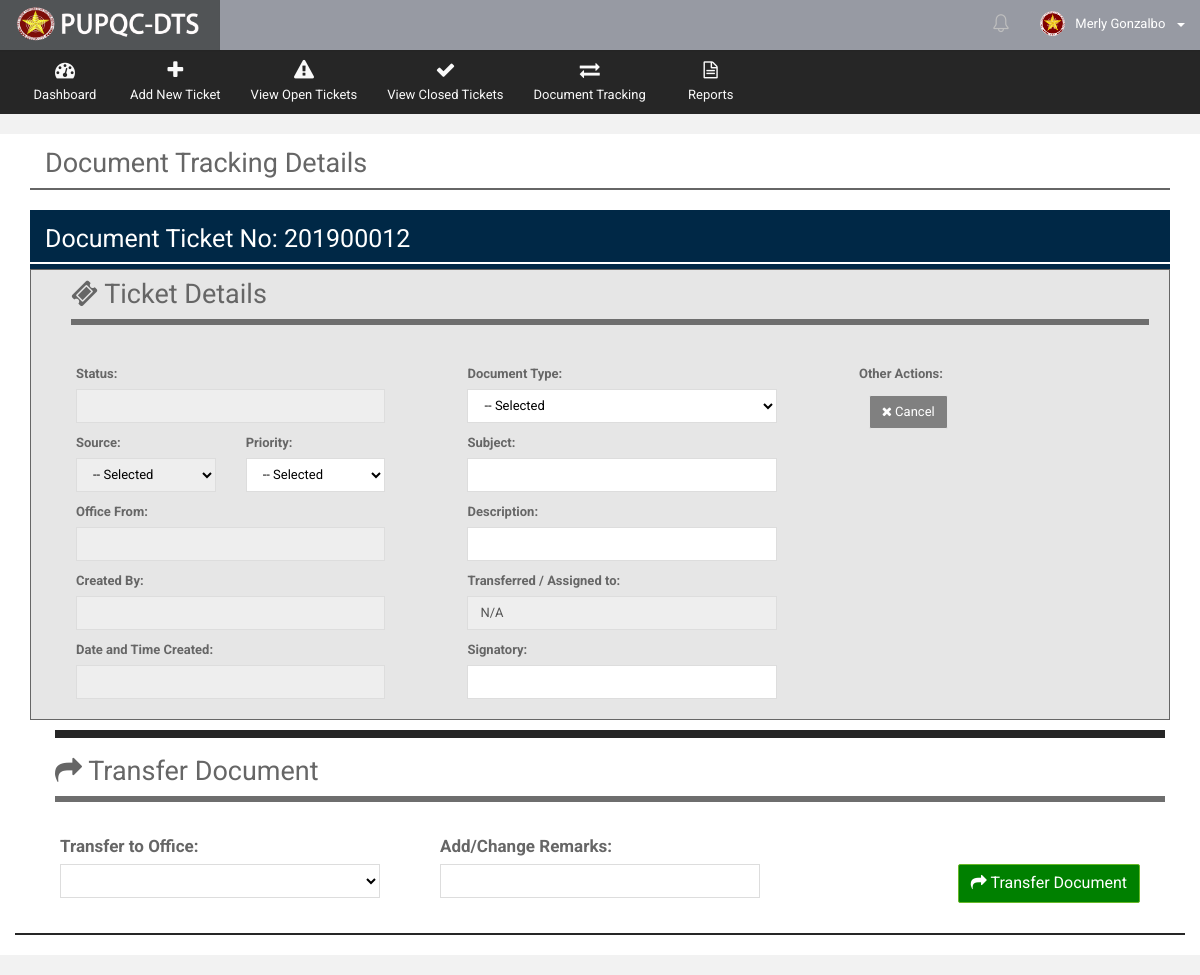
The page /Web/Department/views/open_ticket_review.php?getID=201900012 (signed in) on the database as committed earlier.
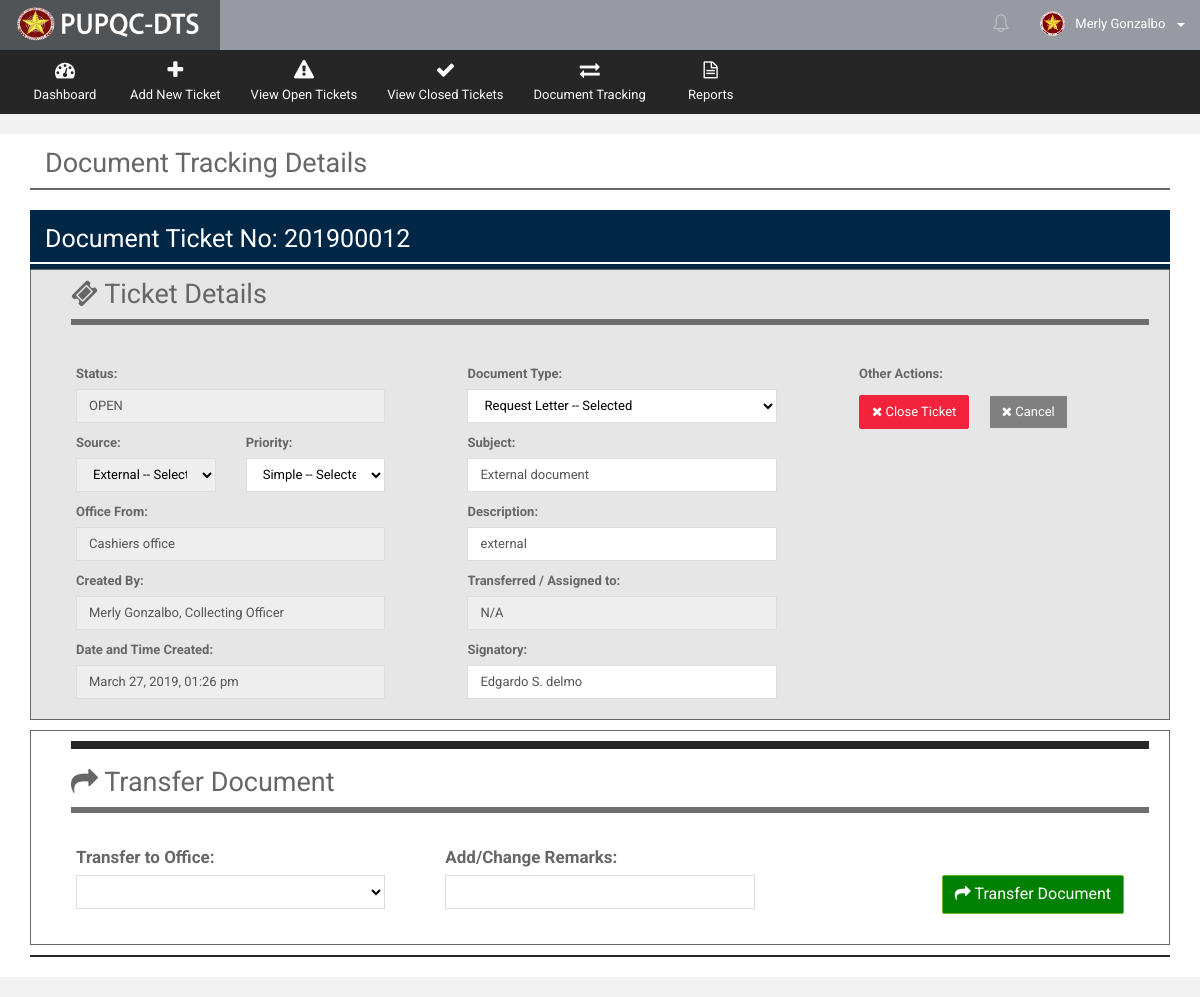
The same page on the database as committed later.
### tables this page shows
CREATE TABLE `t_document_track` (
  `docu_tr_ID` int(10) NOT NULL,
  `docu_tr_ticket_no` varchar(255) NOT NULL,
  `docu_tr_doctype` int(10) NOT NULL,
  `docu_tr_sourcetype` int(10) NOT NULL,
  `docu_tr_ext_source_desc` varchar(255) DEFAULT NULL,
  `docu_tr_prioritytype` int(10) NOT NULL,
  `docu_tr_count_date_process` varchar(10) NOT NULL,
  `docu_tr_from_office` int(10) NOT NULL,
  `docu_tr_to_office` int(10) DEFAULT NULL,
  `docu_tr_subject` varchar(255) NOT NULL,
  `docu_tr_desc` varchar(255) NOT NULL,
  `docu_tr_closing_remarks` varchar(255) DEFAULT NULL,
  `docu_tr_remarks` varchar(255) DEFAULT NULL,
  `docu_tr_asignatory` varchar(255) NOT NULL,
  `docu_tr_createdby` int(10) NOT NULL,
  `docu_tr_receiver` int(10) DEFAULT NULL,
  `docu_tr_sender` int(10) DEFAULT NULL,
  `docu_tr_closedby` int(10) DEFAULT NULL,
  `docu_tr_reopenedby` int(10) DEFAULT NULL,
  `docu_tr_receiving_stat` varchar(30) DEFAULT NULL,
  `docu_tr_date_create` date NOT NULL,
  `docu_tr_time_create` time NOT NULL,
  `docu_tr_date_sent` date DEFAULT NULL,
  `docu_tr_time_sent` time DEFAULT NULL,
  `docu_tr_date_received` date DEFAULT NULL,
  `docu_tr_time_received` time DEFAULT NULL,
  `docu_tr_date_done` date DEFAULT NULL,
  `docu_tr_time_done` time DEFAULT NULL,
  `docu_tr_date_reopened` date DEFAULT NULL,
  `docu_tr_time_reopened` time DEFAULT NULL,
  `docu_tr_status` varchar(20) NOT NULL DEFAULT 'OPEN',
  `docu_tr_overdue_stat` varchar(10) NOT NULL DEFAULT 'NO',
  `docu_tr_action` varchar(30) NOT NULL,
  `docu_tr_notif_stat` bit(1) NOT NULL DEFAULT b'1',
  `docu_tr_disp_stat` bit(1) NOT NULL DEFAULT b'1'
);

CREATE TABLE `r_source_type` (
  `source_ID` int(10) NOT NULL,
  `source_desc` varchar(50) NOT NULL,
  `source_stat` bit(1) NOT NULL DEFAULT b'1',
  `source_timestamp` datetime NOT NULL DEFAULT CURRENT_TIMESTAMP
);

CREATE TABLE `r_priority_type` (
  `priority_ID` int(10) NOT NULL,
  `priority_desc` varchar(50) NOT NULL,
  `priority_date_count` int(10) NOT NULL,
  `priority_stat` bit(1) NOT NULL DEFAULT b'1',
  `priority_timestamp` datetime NOT NULL DEFAULT CURRENT_TIMESTAMP
);

CREATE TABLE `r_office` (
  `office_ID` int(10) NOT NULL,
  `office_name` varchar(200) NOT NULL,
  `office_stat` bit(1) NOT NULL DEFAULT b'1',
  `office_timestamp` datetime NOT NULL DEFAULT CURRENT_TIMESTAMP
);

CREATE TABLE `t_employees` (
  `emp_ID` int(10) NOT NULL,
  `emp_lastname` varchar(100) NOT NULL,
  `emp_middlename` varchar(100) DEFAULT NULL,
  `emp_firstname` varchar(100) NOT NULL,
  `emp_office` int(10) NOT NULL,
  `emp_position` varchar(50) NOT NULL,
  `emp_picture` varchar(255) DEFAULT 'default.png',
  `emp_active_flag` bit(1) NOT NULL DEFAULT b'1',
  `emp_mod_date` datetime NOT NULL DEFAULT CURRENT_TIMESTAMP
);

CREATE TABLE `r_document_type` (
  `docutype_ID` int(10) NOT NULL,
  `docutype_desc` varchar(50) NOT NULL,
  `docutype_stat` bit(1) NOT NULL DEFAULT b'1',
  `docutype_timestamp` datetime NOT NULL DEFAULT CURRENT_TIMESTAMP
);

### Web/Department/views/get_view_details_docu_ticket.php (called while the page is built, shortened)
<?php
    include("../../../db_con.php");
    $view_query = mysqli_query($connection,"SELECT * FROM `t_document_track` AS DOCU
                                                   INNER JOIN `t_accounts` AS ACC
                                                   INNER JOIN `t_employees` AS EMP
                                                   INNER JOIN `r_document_type` AS TYPE
                                                   INNER JOIN `r_source_type` AS SRC
                                                   INNER JOIN `r_priority_type` AS PRIO
                                                   ON DOCU.docu_tr_createdby = ACC.acc_empID
                                                   and ACC.acc_empID = EMP.emp_ID
                                                   and TYPE.docutype_ID = DOCU.docu_tr_doctype
                                                   and SRC.source_ID = DOCU.docu_tr_sourcetype
                                                   and PRIO.priority_ID = DOCU.docu_tr_prioritytype
                                                   WHERE DOCU.docu_tr_ticket_no = '$docu_ticketno'");
    while($row = mysqli_fetch_array($view_query))
    {
        $docu_tr_ID = $row["docu_tr_ID"];
        $docu_tr_subject = $row["docu_tr_subject"];
        $docu_tr_desc = $row["docu_tr_desc"];
        $docu_tr_from_office = $row["docu_tr_from_office"];
        $docu_tr_status = $row["docu_tr_status"];
        $docu_tr_asignatory = $row["docu_tr_asignatory"];
        $docu_tr_createdby = $row["docu_tr_createdby"];
        $docutype_desc = $row['docutype_desc'];
        $source_desc = $row["source_desc"];
        $priority_desc = $row["priority_desc"];
        $docu_tr_typeID = $row['docu_tr_doctype'];
        $source_ID = $row["docu_tr_prioritytype"];
        $priority_ID = $row["docu_tr_sourcetype"];
        $docu_tr_date_create = new datetime($row["docu_tr_date_create"]);
        $docu_tr_time_create = new datetime($row["docu_tr_time_create"]);
        $date_create = $docu_tr_date_create->format('F d, Y');
        $time_create = $docu_tr_time_create->format('h:i a');
        $DTcreate = $date_create.', '.$time_create;
    }
    $getoffice_creator = mysqli_query($connection, "SELECT * FROM `r_office`
                                                    WHERE office_ID = '$docu_tr_from_office'");
    while($create_off_row = mysqli_fetch_array($getoffice_creator))
    {
      $created_office_name = $create_off_row["office_name"];
    }
      $getcreator = mysqli_query($connection, "SELECT * FROM `t_employees` AS EMP
                                                      INNER JOIN `r_office` AS OFF
                                                      ON EMP.emp_office = OFF.office_ID
                                                      INNER JOIN `t_accounts` AS ACC
                                                      ON ACC.acc_empID = EMP.emp_ID
                                              WHERE EMP.emp_ID = '$docu_tr_createdby'");
       while($creator_row = mysqli_fetch_array($getcreator))
       {
         $creator_fname = $creator_row["emp_firstname"];
         $creator_lname = $creator_row["emp_lastname"];
         $creator_position = $creator_row["emp_position"];
         $creator_compname = $creator_fname.' '.$creator_lname;
         $creator_disp = $creator_compname.', '.$creator_position;
       }
?>

### Web/Department/views/open_ticket_review.php (the view, shortened to what the changed rows need)
<?php
    include("../utilities/Header.php");
    include("../utilities/Notification.php");
    include("../utilities/Tables.php");
    if (isset($_GET['getID']))
    {
        $docu_ticketno = $_GET['getID'];
    }
?>
      <div class="wrapper row-offcanvas row-offcanvas-left">
       <div class="content">
          <section class="main-content">
             <div class="col-md-12">
               <div class="col-md-12">
                 <h2 style="margin-top: 15px">Document Tracking Details</h2>
               </div>
             </div>
            <?php include("../functionalities/ticket_num_generator.php");?>
            <div class="row" style="background-color: white">
              <div class="col-md-12">
                <div class="box-info">
                  <div class="col-md-12">
                    <?php include("get_view_details_docu_ticket.php");?>
                    <form action="../functionalities/document_tracking.php" method="POST">
                      <div class="col-md-12" style="background-color: #e6e6e6; border: 1px solid">
                          <div class="col-md-12" style="margin: 10px">
                              <h2><i class="fa fa-ticket"></i>   Ticket Details</h2>
                          </div>
                          <div class="col-md-4" style="margin-bottom: 10px; margin-right: 2%; ">
                               <div class="col-md-12" style="margin-bottom: 10px">
                                  <label><b>Status:</b></label>
                                  <input type="text" class="form-control" name="docu_status" value="<?php echo $docu_tr_status;?>" readonly/>
                               </div>
                               <div class="col-md-6" style="margin-bottom: 10px">
                                  <label><b>Source:</b></label>
                                  <select name="docu_sourcetypeID" class="form-control" style="color: black;" readonly>
                                     <option value="<?php echo $source_ID;?>" selected readonly><?php echo $source_desc;?> -- Selected</option>
                                  </select>
                               </div>
                               <div class="col-md-6" style="margin-bottom: 10px">
                                  <label><b>Priority:</b></label>
                                  <select  name="docu_priotypeID" class="form-control" style="color: black;">
                                    <option value="<?php echo $priority_ID?>" selected readonly><?php echo $priority_desc;?> -- Selected</option>
                                  </select>
                               </div>
                               <div class="col-md-12" style="margin-bottom: 10px">
                                  <label><b>Office From:</b></label>
                                  <input type="text" class="form-control" name="docu_off_fr" value="<?php echo $created_office_name;?>" readonly/>
                               </div>
                               <div class="col-md-12" style="margin-bottom: 10px">
                                  <label><b>Created By:</b></label>
                                  <input type="text" class="form-control" name="docu_createdby"  value="<?php echo $creator_disp;?>" readonly/>
                               </div>
                               <div class="col-md-12" style="margin-bottom: 10px">
                                  <label><b>Date and Time Created:</b></label>
                                  <input type="text" class="form-control" name="docu_date_created" value="<?php echo $DTcreate;?>" readonly/>
                               </div>
                          </div>
                          <div class="col-md-4" style="margin-bottom: 10px; margin-right: 2%; ">
                               <div class="col-md-12" style="margin-bottom: 10px">
                                  <label><b>Document Type:</b></label>
                                  <select  name="docu_docutypeID" class="form-control" style="color: black;">
                                     <option value="<?php echo $docu_tr_typeID;?>" selected readonly><?php echo $docutype_desc;?> -- Selected</option>
                                  </select>
                               </div>
                               <div class="col-md-12" style="margin-bottom: 10px">
                                  <label><b>Subject:</b></label>
                                  <input type="text" class="form-control" name="docu_subject" value="<?php echo $docu_tr_subject; ?>" />
                               </div>
                               <div class="col-md-12" style="margin-bottom: 10px">
                                  <label><b>Description:</b></label>
                                  <input type="text" class="form-control" name="docu_desc" value="<?php echo $docu_tr_desc;?>" />
                               </div>
                              <div class="col-md-12" style="margin-bottom: 10px">
                                 <label><b>Signatory:</b></label>
                                 <input type="text" class="form-control" name="docu_signatory" value="<?php echo $docu_tr_asignatory;?>" />
                              </div>
                          </div>
                          <div class="col-md-3" style="margin-bottom: 10px; ">
                               <div class="col-md-12" style="margin-bottom: 10px; text-align:left">
                                 <label><b>Other Actions:</b></label>
                                  <?php
                                        $document_stat = mysqli_query($connection,"SELECT docu_tr_status FROM `t_document_track`
                                                                                WHERE docu_tr_ID = '$docu_tr_ID' ");
                                              $action = mysqli_fetch_array($document_stat);
                                              $last_stat = $action[0];
                                              if($last_stat == "OPEN")
                                              {
                                               echo'
                                                      <a data-toggle="modal" href="#closing'.$docu_tr_ID.'" class="btn btn-danger" style="margin-top: 5px">
                                                      <i class="fa fa-times"></i>  Close Ticket</a>&nbsp;&nbsp;
                                                   ';
                                              }
                                  ?>
                                  <a href="ticket_review.php?getID=<?php echo $docu_ticketno?>" class="btn btn-default" style="background-color: gray; color: white; margin-top: 5px">
                                    <i class="fa fa-times"></i>  Cancel</a>
                               </div>
                          </div>
                      </div>
                      <?php
                            $document_stat = mysqli_query($connection,"SELECT docu_tr_status FROM `t_document_track`
                                                                    WHERE docu_tr_ID = '$docu_tr_ID' ");
                                  $action = mysqli_fetch_array($document_stat);
                                  $last_stat = $action[0];
                                  if($last_stat == "OPEN")
                                  {
                                   echo'
                                          <div class="col-md-12" style="border: 1px solid; margin-bottom: 10px; margin-top: 10px">
                                       ';
                                  }
                      ?>
                        <div class="col-md-12" style="margin: 10px">
                            <h2><i class="fa fa-share"></i>   Transfer Document</h2>
                        </div>
                      </div>
                  </div>
                </div>
              </div>
            </div>
          </section>
       </div>
      </div>
 <link type="text/css" rel="stylesheet" href="../../../resources-web/assets/plugins/bootstrap-wysihtml5/bootstrap3-wysihtml5.min.css">
</body>
</html>

Rows that differ between the two databases and show on the page:
added t_document_track: docu_status "OPEN", docu_sourcetypeID "External -- Selected", docu_priotypeID "Simple -- Selected", docu_date_created "March 27, 2019, 01:26 pm", docu_docutypeID "Request Letter -- Selected", docu_subject "External document", docu_desc "external", docu_signatory "Edgardo S. delmo"
now on this page (row unchanged): r_office: docu_off_fr "Cashiers office"
now on this page (row unchanged): t_employees: docu_createdby "Merly Gonzalbo, Collecting Officer"
Other text that changed with them:
form field docu_sourcetypeID: "-- Selected" → (not shown)
form field docu_priotypeID: "-- Selected" → (not shown)
form field docu_docutypeID: "-- Selected" → (not shown)
text now shown: "Close Ticket"
